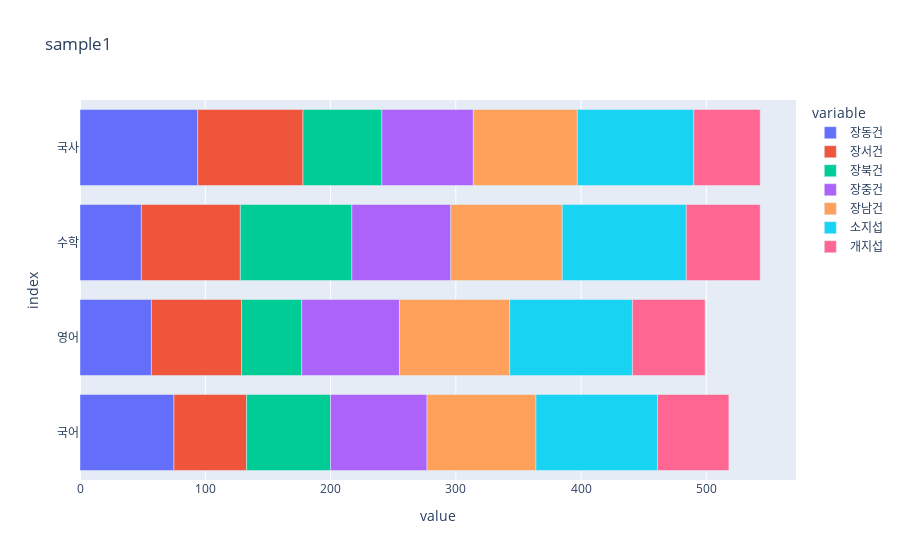

The notebook cell saved with this chart:
### Code cell
txt = pd.read_json('C:\\Users\\sunja\\OneDrive\\Desktop\\SunJang\\data\\exam2.json','r',encoding='utf-8')
txt

ls0 = txt.columns

ls1 = txt.index

fig = px.bar(txt,title='sample1',orientation='h')

fig.show()

### Figure 1 — Plotly figure (JSON) as saved in the notebook; plotly's stock layout.template omitted (floating-point values rounded to 4 significant figures)
{"data": [{"alignmentgroup": "True", "hovertemplate": "variable=장동건<br>value=%{x}<br>index=%{y}<extra></extra>", "legendgroup": "장동건", "marker": {"color": "#636efa", "pattern": {"shape": ""}}, "name": "장동건", "offsetgroup": "장동건", "orientation": "h", "showlegend": true, "textposition": "auto", "type": "bar", "x": [75, 57, 49, 94], "xaxis": "x", "y": ["국어", "영어", "수학", "국사"], "yaxis": "y"}, {"alignmentgroup": "True", "hovertemplate": "variable=장서건<br>value=%{x}<br>index=%{y}<extra></extra>", "legendgroup": "장서건", "marker": {"color": "#EF553B", "pattern": {"shape": ""}}, "name": "장서건", "offsetgroup": "장서건", "orientation": "h", "showlegend": true, "textposition": "auto", "type": "bar", "x": [58, 72, 79, 84], "xaxis": "x", "y": ["국어", "영어", "수학", "국사"], "yaxis": "y"}, {"alignmentgroup": "True", "hovertemplate": "variable=장북건<br>value=%{x}<br>index=%{y}<extra></extra>", "legendgroup": "장북건", "marker": {"color": "#00cc96", "pattern": {"shape": ""}}, "name": "장북건", "offsetgroup": "장북건", "orientation": "h", "showlegend": true, "textposition": "auto", "type": "bar", "x": [67, 48, 89, 63], "xaxis": "x", "y": ["국어", "영어", "수학", "국사"], "yaxis": "y"}, {"alignmentgroup": "True", "hovertemplate": "variable=장중건<br>value=%{x}<br>index=%{y}<extra></extra>", "legendgroup": "장중건", "marker": {"color": "#ab63fa", "pattern": {"shape": ""}}, "name": "장중건", "offsetgroup": "장중건", "orientation": "h", "showlegend": true, "textposition": "auto", "type": "bar", "x": [77, 78, 79, 73], "xaxis": "x", "y": ["국어", "영어", "수학", "국사"], "yaxis": "y"}, {"alignmentgroup": "True", "hovertemplate": "variable=장남건<br>value=%{x}<br>index=%{y}<extra></extra>", "legendgroup": "장남건", "marker": {"color": "#FFA15A", "pattern": {"shape": ""}}, "name": "장남건", "offsetgroup": "장남건", "orientation": "h", "showlegend": true, "textposition": "auto", "type": "bar", "x": [87, 88, 89, 83], "xaxis": "x", "y": ["국어", "영어", "수학", "국사"], "yaxis": "y"}, {"alignmentgroup": "True", "hovertemplate": "variable=소지섭<br>value=%{x}<br>index=%{y}<extra></extra>", "legendgroup": "소지섭", "marker": {"color": "#19d3f3", "pattern": {"shape": ""}}, "name": "소지섭", "offsetgroup": "소지섭", "orientation": "h", "showlegend": true, "textposition": "auto", "type": "bar", "x": [97, 98, 99, 93], "xaxis": "x", "y": ["국어", "영어", "수학", "국사"], "yaxis": "y"}, {"alignmentgroup": "True", "hovertemplate": "variable=개지섭<br>value=%{x}<br>index=%{y}<extra></extra>", "legendgroup": "개지섭", "marker": {"color": "#FF6692", "pattern": {"shape": ""}}, "name": "개지섭", "offsetgroup": "개지섭", "orientation": "h", "showlegend": true, "textposition": "auto", "type": "bar", "x": [57, 58, 59, 53], "xaxis": "x", "y": ["국어", "영어", "수학", "국사"], "yaxis": "y"}], "layout": {"barmode": "relative", "legend": {"title": {"text": "variable"}, "tracegroupgap": 0}, "title": {"text": "sample1"}, "xaxis": {"anchor": "y", "domain": [0, 1], "title": {"text": "value"}}, "yaxis": {"anchor": "x", "domain": [0, 1], "title": {"text": "index"}}}}
